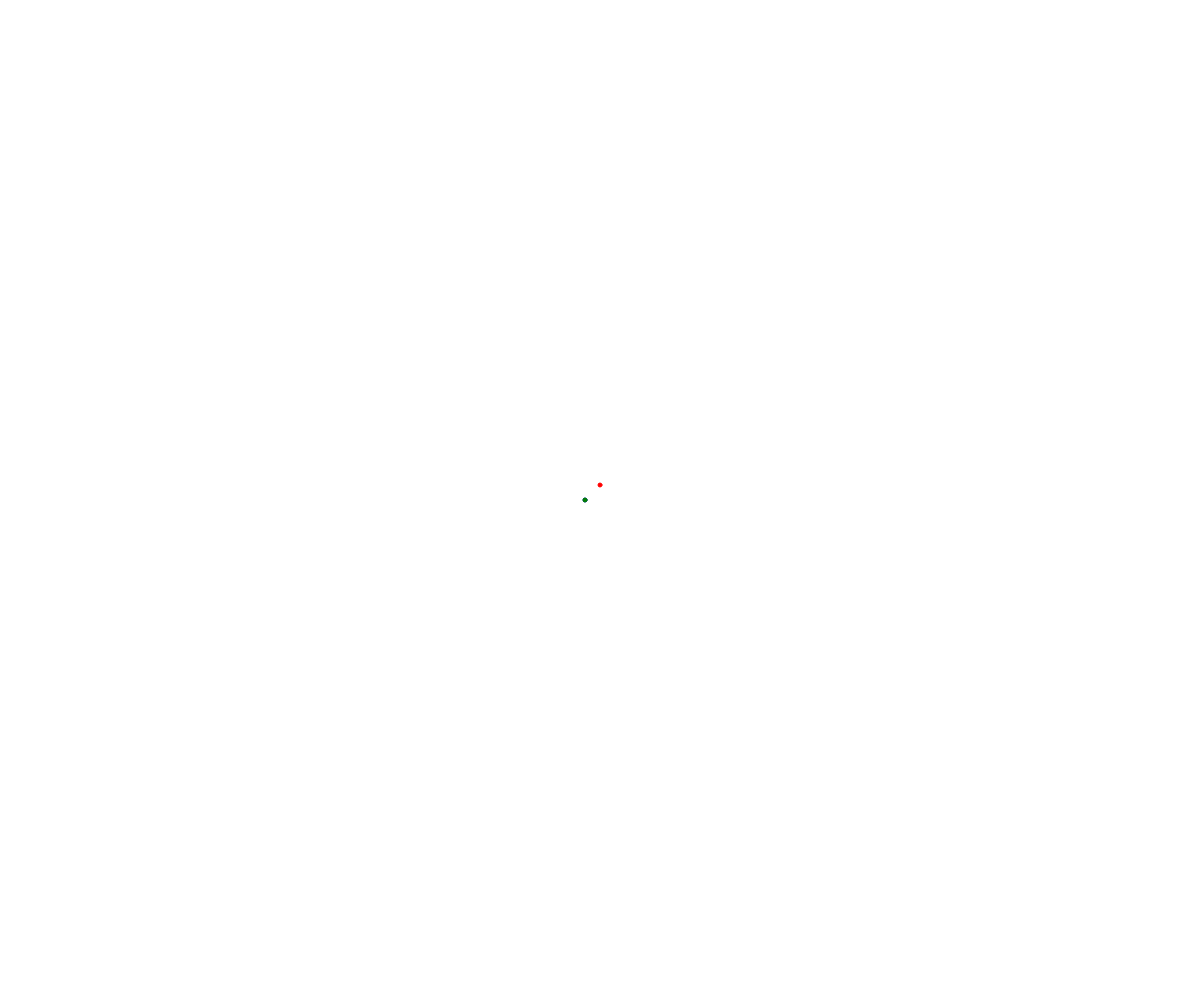
Frame 1 (no input)
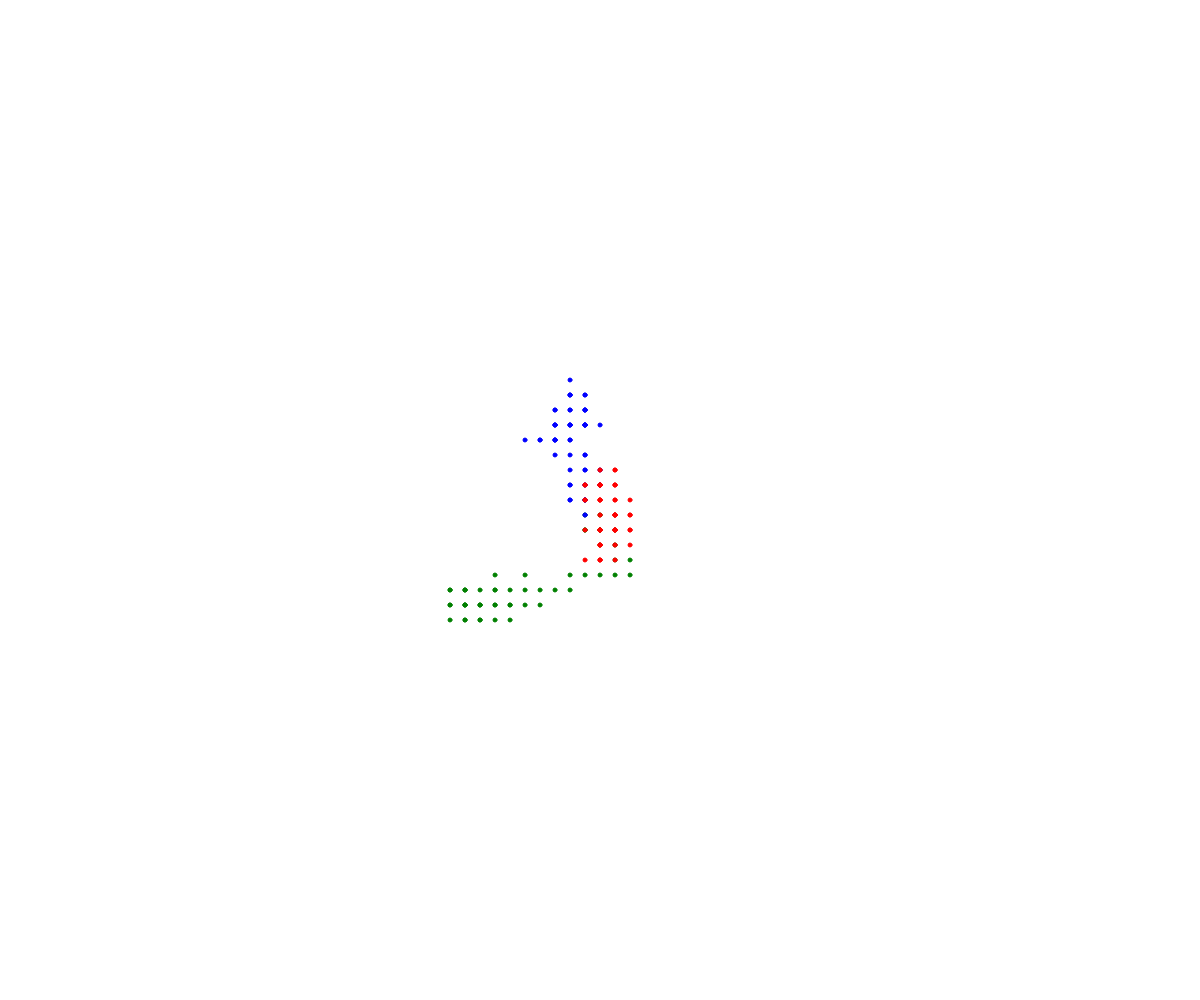
Frame 60 (no input)
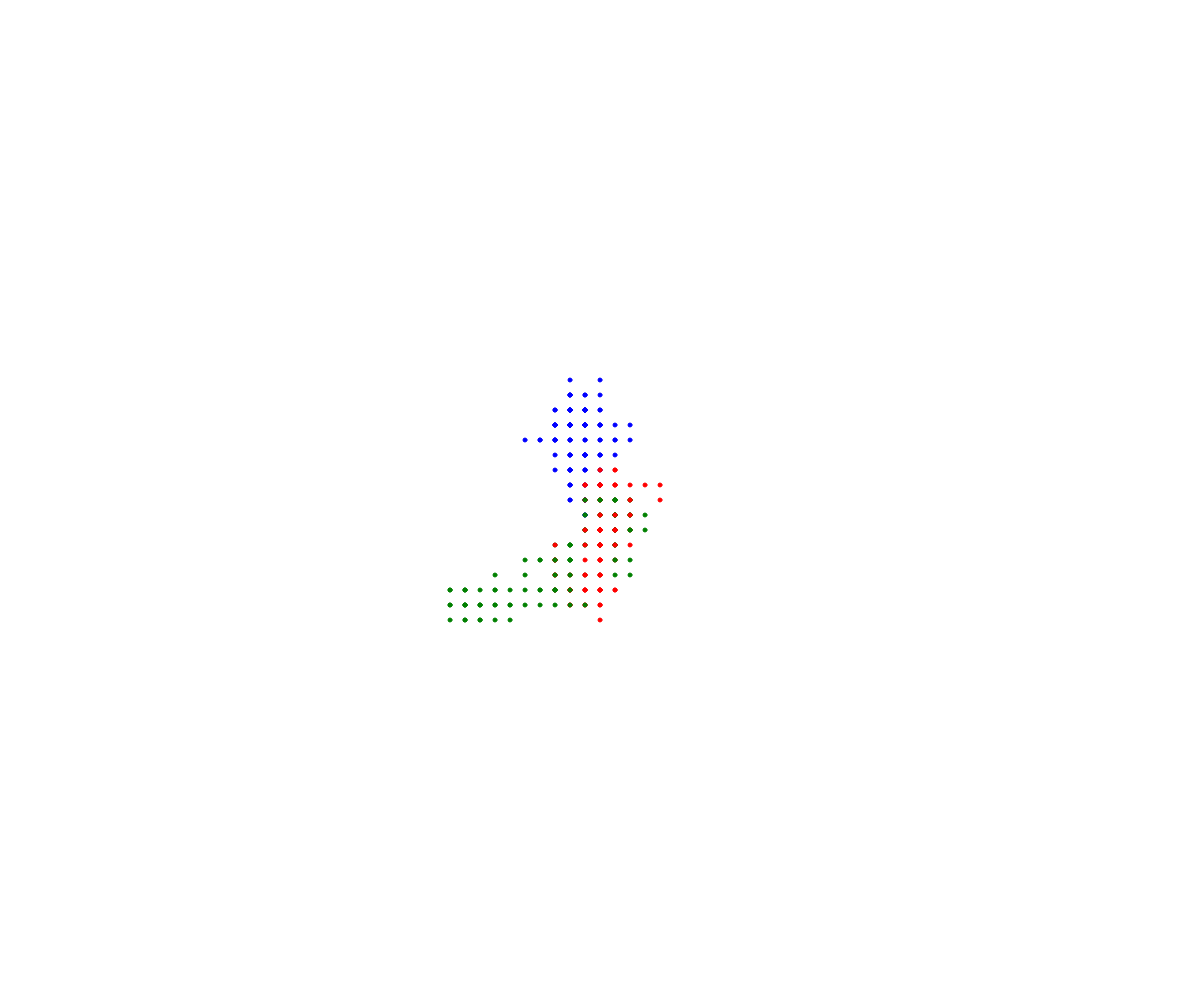
Frame 120 (the mouse pressed at the canvas centre since frame 60)

The p5.js sketch that drew these frames (run headless with seeded random() and noise() and a simulated clock; from frame 60 on, the mouse is pressed at the canvas centre):

// p5.js sketch
// ── sketch.js
// Project Title
// Your Name
// Date
//
// Extra for Experts:
// - describe what you did to take this project "above and beyond"


let blake;
let drake;
let nate;
function setup() {
  createCanvas(windowWidth, windowHeight);
  blake = new Walker(width/2, height/2, "blue");
  drake = new Walker(width/2,height/2,"red");
  nate = new Walker(width/2,height/2,"green");
}

function draw() {
  // background(220);
  blake.move();
  blake.display();

  drake.move();
  drake.display();

  nate.move();
  nate.display();
}

class Walker{
  constructor(x, y, theColor){
    this.x = x;
    this.y = y;
    this.color = theColor;
    this.speed = 15;
    this.radius = 2;
  }

  display(){
    fill(this.color);
    stroke(this.color);
    circle(this.x,this.y,this.radius*2);
  }
  move(){
    let theChoice = random(100);
    if (theChoice <25){
      this.y -=this.speed;
    }
    else if(theChoice < 50) {
      this.y += this.speed;
    }
    else if (theChoice < 75) {
      this.x -= this.speed;
    }
    else {
      this.x += this.speed;
    }
  }

}
